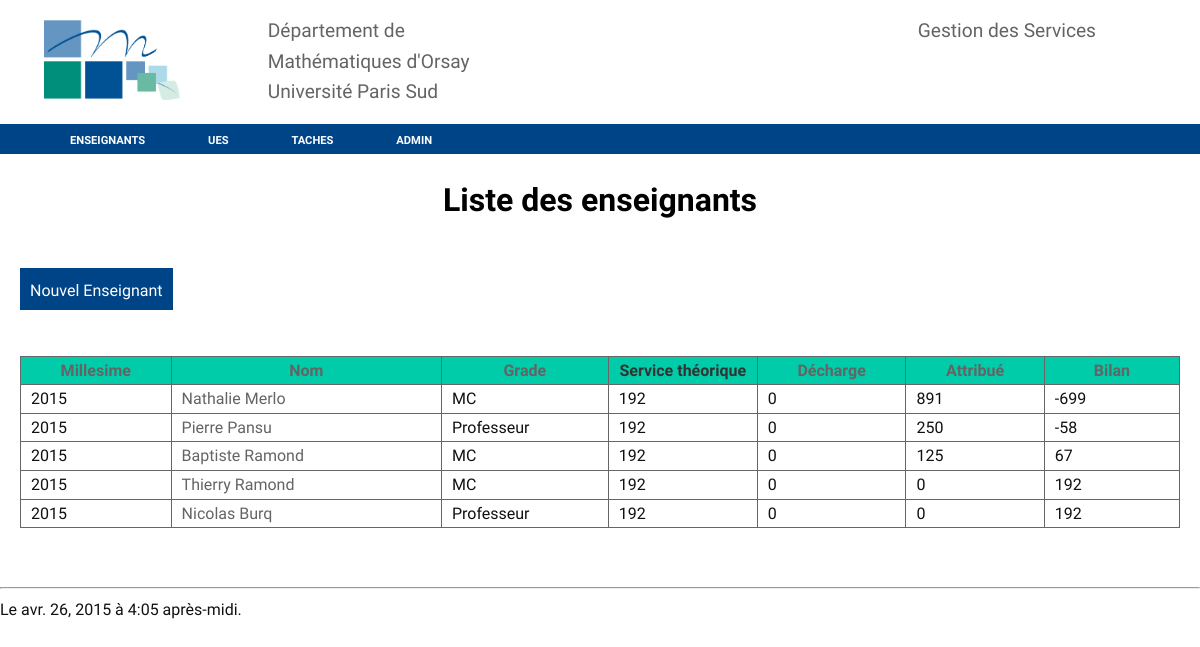
Page /enseignants/ on the committed database.
### services/models.py (models this page shows, shortened)
class Enseignant(models.Model):
    nom = models.CharField(max_length = 100)
    prenom = models.CharField(max_length = 100)
    grade = models.CharField(max_length = 100)
    service_du = models.IntegerField (default = 192)
    decharge = models.IntegerField (default = 0)
    commentaire = models.CharField(max_length = 255, blank= True)
    arrivé_en = models.DateField(default='2000-09-01')
    photo = models.ImageField(blank=True)
    attribué = models.IntegerField (default = 0)
    bilan = models.IntegerField (default = 0)
    millesime = models.IntegerField (default = timezone.now().year)
    class Meta():
        unique_together = ("nom", "prenom", "millesime")
    def calcul_bilan(self):
        att=Tache.objects.filter(attribué_à = self).aggregate(Sum('horaire_eqtd'))['horaire_eqtd__sum']
        if att == None:
            att=0
        self.bilan = self.service_du-self.decharge-att
        self.save()
        return (self.service_du-self.decharge-att)
    def total_attribue_1(self):
        total = Tache.objects.filter(attribué_à = self).aggregate(Sum('horaire_eqtd'))
        if (total['horaire_eqtd__sum'] == None):
            total['horaire_eqtd__sum']=0
        self.total_attribue=total['horaire_eqtd__sum']
        self.save()
        return total['horaire_eqtd__sum']

### services/views.py (the view)
# urls.py: url(r'^enseignants/$', views.liste_enseignants, name ='enseignants'),
def liste_enseignants(request):
	order_by = request.GET.get('order_by', 'bilan')
	liste_ens = Enseignant.objects.order_by(order_by)
	return render(request, 'enseignant_list.html',{'datetime': timezone.now(), 'Enseignants' : liste_ens})

### services/templates/enseignant_list.html (shortened to what this page needs)
{% extends "base.html" %}
{% block content %}
<h1>Liste des enseignants</h1>
<bouton>
<a href="{% url "enseignant-new" %}">Nouvel Enseignant</a></li>
</bouton>
<br/>
<br/>
<table>
<tr>
	<th style="width: 5%;"> <a href="?order_by=millesime">Millesime</a></th>
	<th style="width: 10%;"> <a href="?order_by=nom">Nom</a> </th>
	<th style="width: 5%;"> <a href="?order_by=grade">Grade</a></th>
	<th style="width: 5%;"> Service théorique</th>
	<th style="width: 5%;"> <a href="?order_by=-decharge">Décharge</a> </th>
	<th style="width: 5%;"> <a href="?order_by=-attribué">Attribué</a></th>
	<th style="width: 5%;"> <a href="?order_by=bilan">Bilan</a></th>
</tr>
{% for enseignant in Enseignants%}
<tr>
	<td>{{enseignant.millesime}}</td>
	<td><a href="{% url 'enseignant-view' enseignant.id%}">{{enseignant.prenom }} {{enseignant.nom}}</a></td>
	<td>{{enseignant.grade}}</td>
	<td>{{enseignant.service_du}}</td>
	<td>{{enseignant.decharge}}</td>
	<td>{{enseignant.total_attribue_1}}</td>
	<td>{{enseignant.calcul_bilan}}</td>
</tr>
{% endfor %}
</table>
{% endblock %}

### services/static/services/trstyle.css (style rules this page uses)
body { background-color: #fff; font: 16px/1.6 'Oxygen',sans-serif; color: #111; margin: 0px; min-width:1000px; min-height: 1300px; z-index: 1000; }
a { color: rgba(100,100,100,1); text-decoration: none; }
h1 { text-align: center; color: #000; }
table { border-collapse: collapse; margin-left: 20px; margin-right: 20px; }
td { border: 1px solid #666; width: 140px; text-align: left; padding-left:10px; }
th { border: 1px solid #666; width: 100px; text-decoration: bold; color:#333; background-color: #0CA; }
th a { text-decoration: none; }
bouton a { display: inline-block; height: 22px; margin: 20px; padding: 10px; background-color: rgba(0, 68, 136,1); color: rgba(255,255,255,1); }

### rows in the picture
Enseignant: millesime "2015", prenom "Nathalie", nom "Merlo", grade "MC", service_du "192", decharge "0", total_attribue_1 "891", calcul_bilan "-699"
Enseignant: millesime "2015", prenom "Pierre", nom "Pansu", grade "Professeur", service_du "192", decharge "0", total_attribue_1 "250", calcul_bilan "-58"
Enseignant: millesime "2015", prenom "Baptiste", nom "Ramond", grade "MC", service_du "192", decharge "0", total_attribue_1 "125", calcul_bilan "67"
Enseignant: millesime "2015", prenom "Thierry", nom "Ramond", grade "MC", service_du "192", decharge "0", total_attribue_1 "0", calcul_bilan "192"
Enseignant: millesime "2015", prenom "Nicolas", nom "Burq", grade "Professeur", service_du "192", decharge "0", total_attribue_1 "0", calcul_bilan "192"
